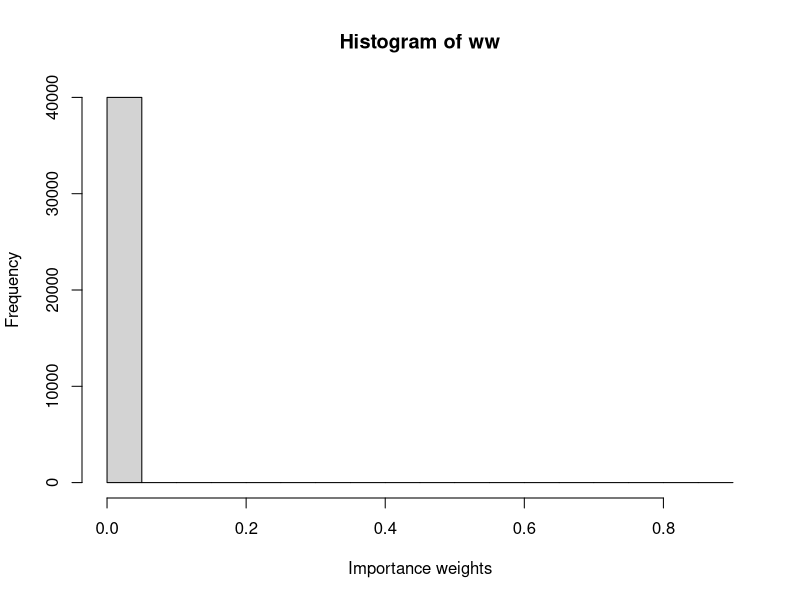
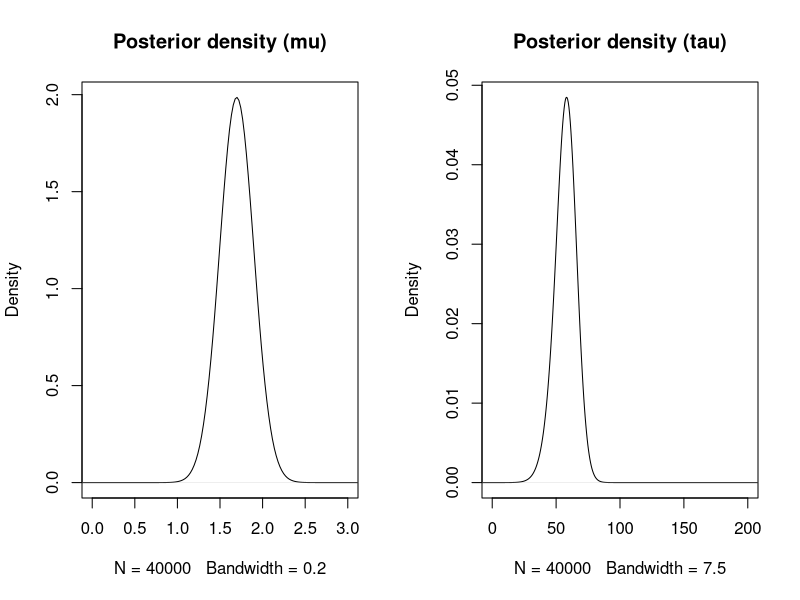
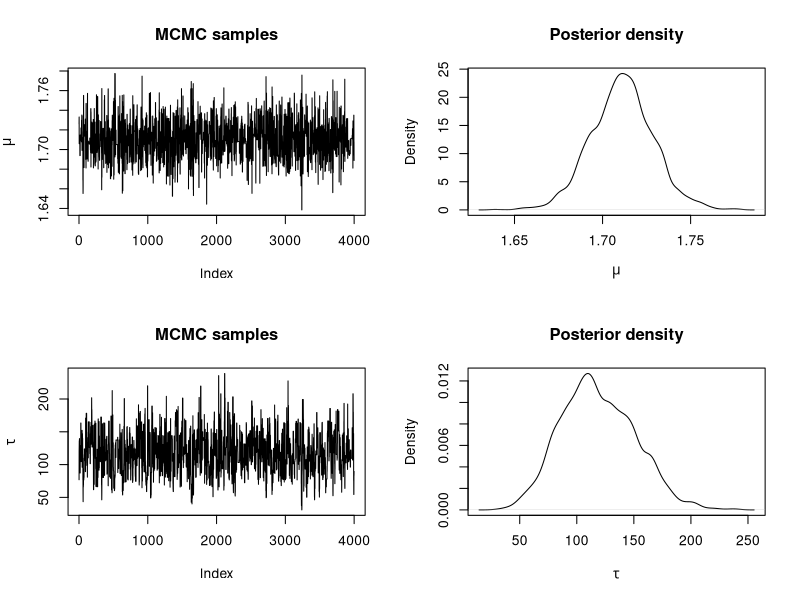
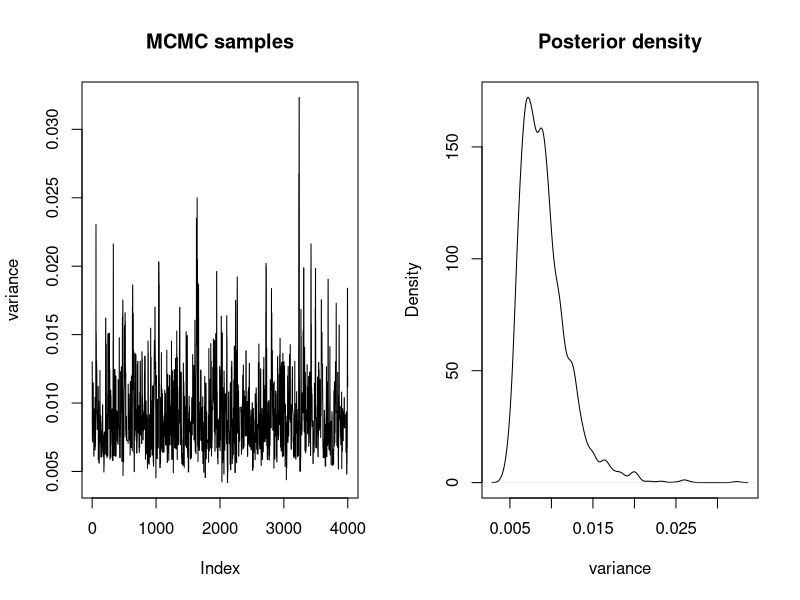
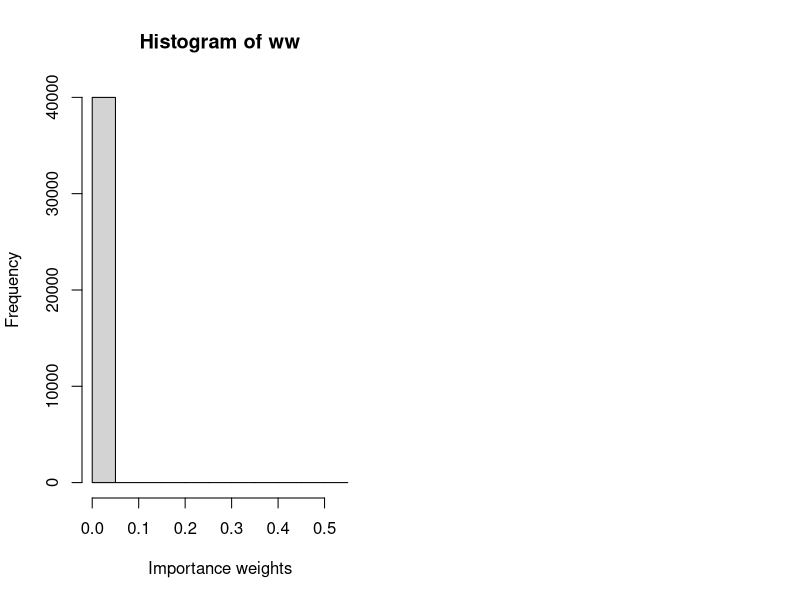
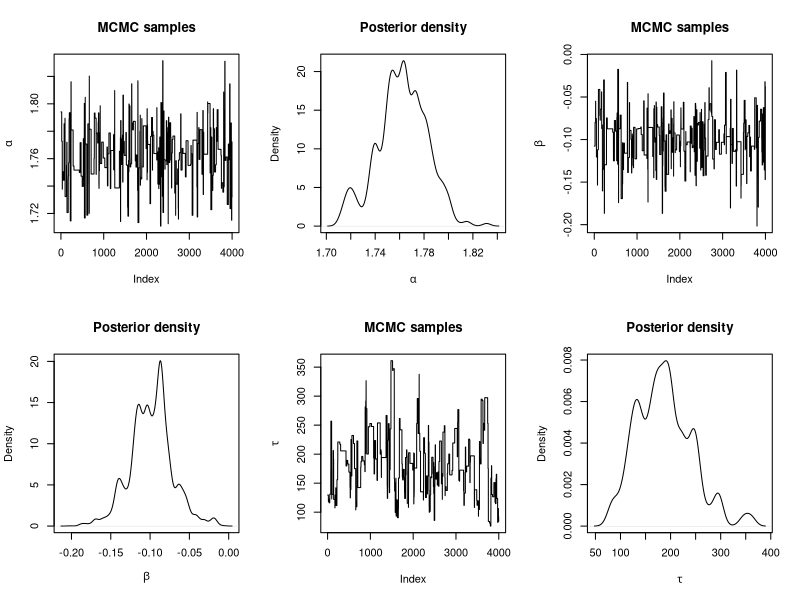
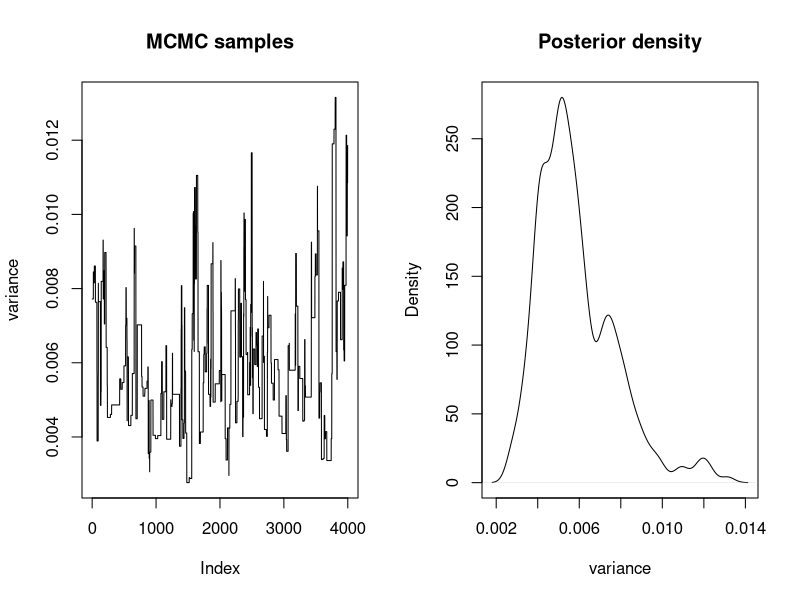

R code for these plots, in order:
## ---- chunk 1
knitr::opts_chunk$set(
  echo = TRUE,
  collapse = TRUE,
  comment = "#>"
)
## ---- chunk 2
data <- data.frame(height = 
c(1.73, 1.65, 1.65, 1.76, 1.65, 1.63, 1.70, 1.58, 1.57, 1.65, 1.74, 1.68, 1.67, 1.58, 1.66, 1.92, 1.82, 1.69, 1.75, 1.72, 1.71, 1.73, 1.69, 1.70, 1.78, 1.88, 1.82, 1.86, 1.65))
y <- data$height
## ---- chunk 3
# We increase the number of simulations in this example
n_simulations <- 40000
set.seed(12)
theta_sim <- cbind(rlnorm(n_simulations, 0, 0.5),
  rlnorm(n_simulations, 0, 1.25)
)
## ---- chunk 4
# Log-Likelihood (for each value of theta_sim)
# NOTE: 'apply' is used now as 'theta_sim' is a matrix
loglik_biv <- apply(theta_sim, 1, function(THETA) {
  sum(dnorm(data$height, THETA[1], sqrt(1 / THETA[2]), log = TRUE))
})

# Log-weights: log-lik + log-prior - log-sampling_distr
log_ww <- loglik_biv + dnorm(theta_sim[, 1], 0, sqrt(1 / 0.001), log = TRUE) +
  dgamma(theta_sim[, 2], 0.01, 0.01, log = TRUE)
log_ww <- log_ww - dlnorm(theta_sim[, 1], 0, 0.5, log = TRUE) - dlnorm(theta_sim[, 2], 0, 1.25, log = TRUE)
  

# Re-scale weights to sum to one
log_ww <- log_ww - max(log_ww)
ww <- exp(log_ww)
ww <- ww / sum(ww)

## ---- chunk 5
hist(ww, xlab = "Importance weights")
## ---- chunk 6
# Posterior mean (mu)
post_mean_mu <- sum(theta_sim[, 1] * ww)
post_mean_mu

# Posterior variance (mu)
post_var_mu <- sum(theta_sim[, 1]^2 * ww)- post_mean_mu^2
post_var_mu

# Posterior mean (tau)
post_mean_tau <- sum(theta_sim[, 2] * ww)
post_mean_tau 

# Posterior variance (tau)
post_var_tau <- sum(theta_sim[, 2]^2 * ww)- post_mean_tau^2
post_var_tau
## ---- chunk 7
par(mfrow = c(1, 2))
plot(density(theta_sim[, 1], weights = ww, bw = 0.2), main = "Posterior density (mu)",
  xlim = c(0, 3))

plot(density(theta_sim[, 2], weights = ww, bw = 7.5), main = "Posterior density (tau)",
  xlim = c(0, 200))
## ---- chunk 8
#Proposal distribution: sampling
rq <- function(theta) {
  res <- c(NA, NA)  

  res[1] <- rnorm(1, theta[1], sd = sqrt(1 / 10)) #Sample mu
  res[2] <- rlnorm(1, meanlog = log(theta[2]), sdlog = sqrt(1 / 10)) #Sample tau

  return(res)
}

#Proposal distribution: log-density
logdq <- function(new.theta, theta) {
  res <- dnorm(new.theta[1], theta[1], sd = sqrt(1 / 10), log = TRUE) #Mu
  res <-  res + 
    dlnorm(new.theta[2], meanlog = log(theta[2]), sdlog = sqrt(1 / 10), log = TRUE) #Tau
}

#Prior distribution
logprior <- function(theta) {
  res <- dnorm(theta[1], 0, sd = sqrt(1 / 0.001), log = TRUE) #Mu
  res <- res + dgamma(theta[2], 0.01, 0.01, log = TRUE) #Tau

  return(res)
}

#LogLikelihood
loglik <- function(y, theta) {
   res <- sum(dnorm(y, mean = theta[1], sd = sqrt(1 / theta[2]), log = TRUE)) 
}
## ---- chunk 9
#Number of iterations
n.iter <- 40500

#Simulations of the parameter
theta <- as.list(rep(NA, n.iter))

#Initial value
theta[[1]] <- c(1.5, 1)

for(i in 2:n.iter) {
  new.theta <- rq(theta[[i - 1]])
  
  #Log-Acceptance probability
  logacc.prob <- loglik(y, new.theta) + logprior(new.theta) + logdq(theta[[i - 1]], new.theta)
  logacc.prob <- logacc.prob - loglik(y, theta[[i - 1]]) - logprior(theta[[i - 1]]) - 
    logdq(new.theta, theta[[i - 1]])
  logacc.prob <- min(0, logacc.prob)#0 = log(1)
  
  if(log(runif(1)) < logacc.prob) {
    #Accept
    theta[[i]] <- new.theta
  } else {
    #Reject
    theta[[i]] <- theta[[i - 1]]
  }
}
## ---- chunk 10
#Remove burn-in
theta <- theta[-c(1:500)]

#Thinning
theta <- theta[seq(1, length(theta), by = 10)]

#Use matrix format
theta <- do.call(rbind, theta)

#Summary statistics
apply(theta, 2, summary)

par(mfrow = c(2, 2))
#Mean
plot(theta[, 1], type = "l", main = "MCMC samples",
  ylab = expression(mu))
plot(density(theta[, 1]), main = "Posterior density",
  xlab = expression(mu))
#Precision
plot(theta[, 2], type = "l", main = "MCMC samples", ylab = expression(tau))
plot(density(theta[, 2]), main = "Posterior density", 
  xlab = expression(tau))
## ---- chunk 11
sample.var <- 1 / theta[, 2]

par(mfrow = c(1, 2))
plot(sample.var, type = "l", main = "MCMC samples", ylab = "variance")
plot(density(sample.var), main = "Posterior density", xlab = "variance")

## ---- chunk 12
data$gender <- c(rep(1, 15), rep(0, 14))
## ---- chunk 13
n_simulations <- 40000
set.seed(12)
theta_sim <- cbind(rnorm(n_simulations, 1.71, 10),
  rnorm(n_simulations, 0, 10), rlnorm(n_simulations, 0, 1.25)
)
loglik_biv <- apply(theta_sim, 1, function(THETA) {
  sum(dnorm(data$height, THETA[1]+THETA[2]*data$gender, sqrt(1 / THETA[3]), log = TRUE))
})
log_ww <- loglik_biv + dnorm(theta_sim[, 1],0,sqrt(1/0.001), log = TRUE) + dnorm(theta_sim[,2], 0, sqrt(1/0.001), log = TRUE) + dgamma(theta_sim[, 3], 0.01, 0.01, log = TRUE)
log_ww <- log_ww - dnorm(theta_sim[, 1], 1.71, 10, log = TRUE) - dnorm(theta_sim[, 2], 0, 10, log = TRUE) - dlnorm(theta_sim[, 3], 0, 1.25, log = TRUE)
log_ww <- log_ww - max(log_ww)
ww <- exp(log_ww)
ww <- ww / sum(ww)
lmfit <- lm(height ~ gender,data = data)
summary(lmfit)
## ---- chunk 14
hist(ww, xlab = "Importance weights")
## ---- chunk 15
post_mean_alpha <- sum(theta_sim[, 1] * ww)
post_mean_alpha
post_var_alpha <- sum(theta_sim[, 1]^2 * ww)- post_mean_alpha^2
post_var_alpha
post_mean_beta <- sum(theta_sim[, 2] * ww)
post_mean_beta
post_var_beta <- sum(theta_sim[, 2]^2 * ww)- post_mean_beta^2
post_var_beta
post_mean_tau <- sum(theta_sim[, 3] * ww)
post_mean_tau
post_var_tau <- sum(theta_sim[, 3]^2 * ww)- post_mean_tau^2
post_var_tau
## ---- chunk 16
ESS <- function(ww){
  (sum(ww)^2)/sum(ww^2)
}
ESS(ww)
n_simulations
## ---- chunk 17
#Proposal distribution: sampling
rq <- function(theta) {
  res <- c(NA, NA)  

  res[1] <- rnorm(1, theta[1], sd = sqrt(1 / 10)) #Sample alpha
  res[2] <- rnorm(1, theta[2], sd = sqrt(1 / 10)) #Sample beta
  res[3] <- rlnorm(1, meanlog = log(theta[3]), sdlog = sqrt(1 / 10)) #Sample tau

  return(res)
}

#Proposal distribution: log-density
logdq <- function(new.theta, theta) {
  res <- dnorm(new.theta[1], theta[1], sd = sqrt(1 / 10), log = TRUE) #Alpha
  res <- res + dnorm(new.theta[2], theta[2], sd = sqrt(1 / 10), log = TRUE) #Beta
  res <-  res + 
    dlnorm(new.theta[3], meanlog = log(theta[3]), sdlog = sqrt(1 / 10), log = TRUE) #Tau
}

#Prior distribution
logprior <- function(theta) {
  res <- dnorm(theta[1], 0, sd = sqrt(1 / 0.001), log = TRUE) #alpha
  res <- dnorm(theta[2], 0, sd = sqrt(1 / 0.001), log = TRUE) #beta
  res <- res + dgamma(theta[3], 0.01, 0.01, log = TRUE) #Tau

  return(res)
}

#LogLikelihood
loglik <- function(y, theta) {
   res <- sum(dnorm(y[,1], mean = theta[1]+theta[2]*y[,2], sd = sqrt(1 / theta[3]), log = TRUE)) 
}
## ---- chunk 18
y <- cbind(data$height,data$gender)

#Number of iterations
n.iter <- 40500

#Simulations of the parameter
theta <- as.list(rep(NA, n.iter))

#Initial value
theta[[1]] <- c(1.5, 0.0, 1)

for(i in 2:n.iter) {
  new.theta <- rq(theta[[i - 1]])
  
  #Log-Acceptance probability
  logacc.prob <- loglik(y, new.theta) + logprior(new.theta) + logdq(theta[[i - 1]], new.theta)
  logacc.prob <- logacc.prob - loglik(y, theta[[i - 1]]) - logprior(theta[[i - 1]]) - 
    logdq(new.theta, theta[[i - 1]])
  logacc.prob <- min(0, logacc.prob)#0 = log(1)
  
  if(log(runif(1)) < logacc.prob) {
    #Accept
    theta[[i]] <- new.theta
  } else {
    #Reject
    theta[[i]] <- theta[[i - 1]]
  }
}
## ---- chunk 19
#Remove burn-in
theta <- theta[-c(1:500)]

#Thinning
theta <- theta[seq(1, length(theta), by = 10)]

#Use matrix format
theta <- do.call(rbind, theta)

#Summary statistics
apply(theta, 2, summary)

par(mfrow = c(2, 3))
#Alpha
plot(theta[, 1], type = "l", main = "MCMC samples",
  ylab = expression(alpha))
plot(density(theta[, 1]), main = "Posterior density",
  xlab = expression(alpha))
#Beta
plot(theta[, 2], type = "l", main = "MCMC samples",
  ylab = expression(beta))
plot(density(theta[, 2]), main = "Posterior density",
  xlab = expression(beta))
#Precision
plot(theta[, 3], type = "l", main = "MCMC samples", ylab = expression(tau))
plot(density(theta[, 3]), main = "Posterior density", 
  xlab = expression(tau))
## ---- chunk 20
sample.var <- 1 / theta[, 3]

par(mfrow = c(1, 2))
plot(sample.var, type = "l", main = "MCMC samples", ylab = "variance")
plot(density(sample.var), main = "Posterior density", xlab = "variance")
